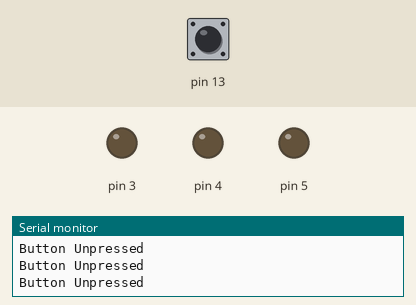
Recording of a sketch running on a simulated Arduino Uno, built with avr-gcc and run on an emulated ATmega328P. On the bench: output pins drawn as LEDs (lit = HIGH), the last lines printed to the serial monitor. Inputs (shaded band) come from the test bench; at power-on: pin 13 LOW.

Above: at 1.2 s.
1.3 s: pin 13 pulled HIGH for 0.15 s
At 1.4 s:
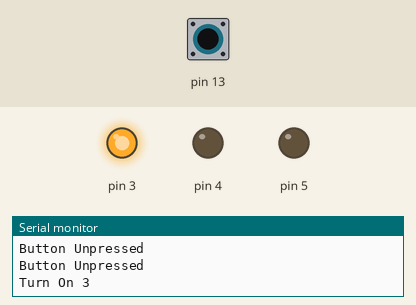
3.0 s: pin 13 pulled HIGH for 1 s
At 3.7 s:
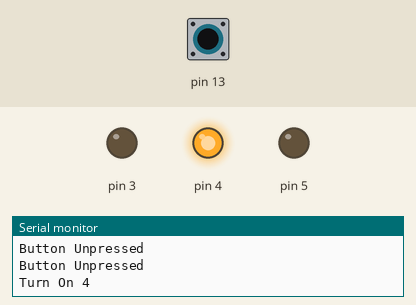
5.5 s: pin 13 pulled HIGH for 0.15 s
At 5.6 s:
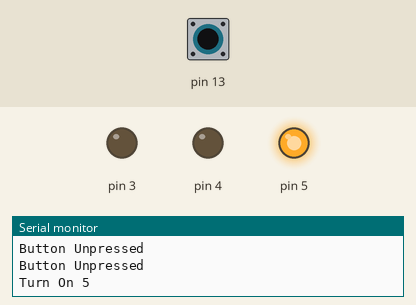
7.2 s: pin 13 pulled HIGH for 3.2 s
At 8.4 s:
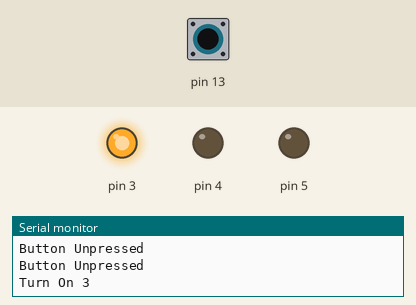
Timing chart, 0 to 11.9 s (numbered marks = the images above; inputs shaded):
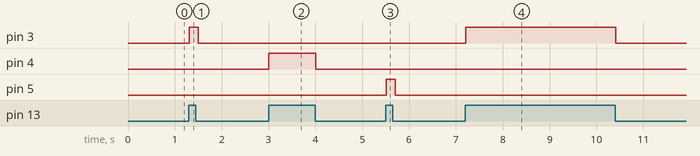

The sketch:

light_test.ino
```cpp
int pressed = 0;
int press_count = 0;

void setup() {
  pinMode(13, INPUT);
  pinMode(3, OUTPUT);
  pinMode(4, OUTPUT);
  pinMode(5, OUTPUT);
  turnOffAll();
  Serial.begin(9600);
}

void loop() {
  buttonToggle();
  delay(100);
}

void buttonToggle(){
  if (digitalRead(13) == HIGH) {
    if (!pressed){
      pressed = 1;
      press_count++;
      if (press_count>3){
        press_count = 1;
      }
      turnOn(press_count+2);
    }
  }else{
    pressed = 0;
    turnOffAll();
    Serial.println("Button Unpressed");
  }

}

void turnOffAll(){
  digitalWrite(3, LOW);
  digitalWrite(4, LOW);
  digitalWrite(5, LOW);
}

void turnOn(int pin){
  turnOffAll();
  Serial.println("Turn On " + (String)pin);
  digitalWrite(pin, HIGH);
}
```

Measured:
- after the input at 1.3 s, pin 3: LOW → HIGH at once, → LOW 0.20 s later
- after the input at 3.0 s, pin 4: LOW → HIGH at once, → LOW 1.0 s later
- after the input at 5.5 s, pin 5: LOW → HIGH at once, → LOW 0.20 s later
- after the input at 7.2 s, pin 3: LOW → HIGH at once, → LOW 3.2 s later
